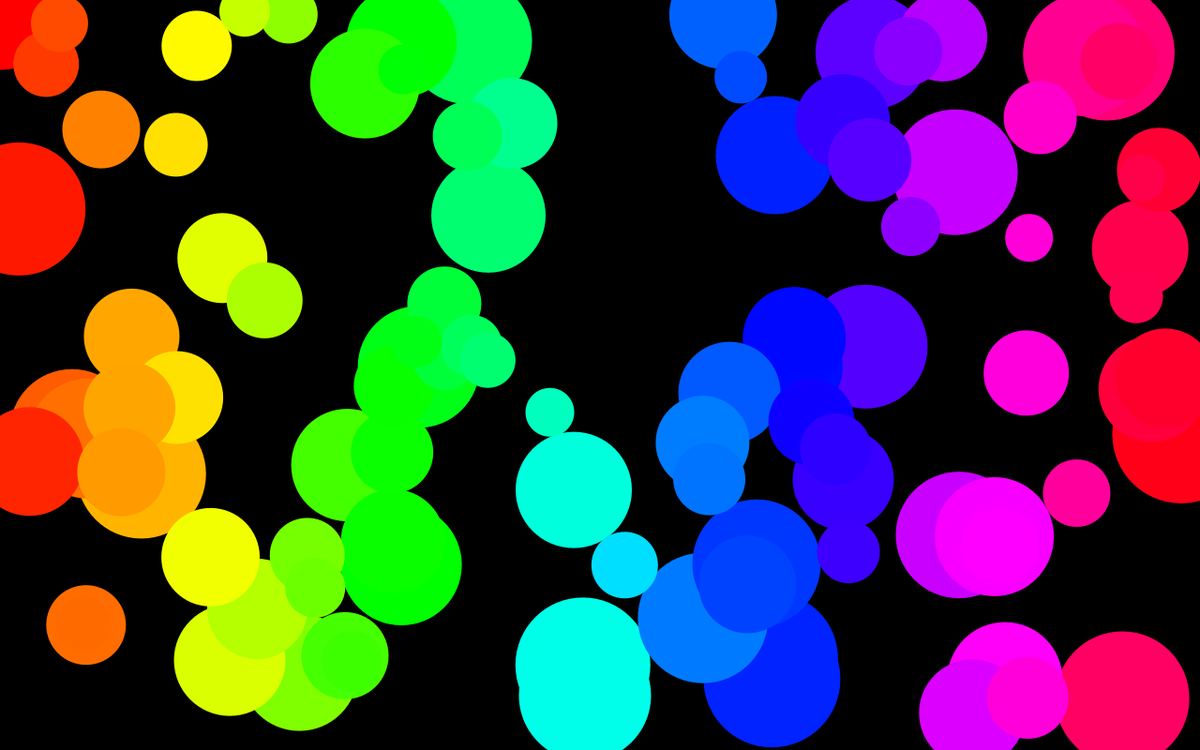
Frame 1 (no input)
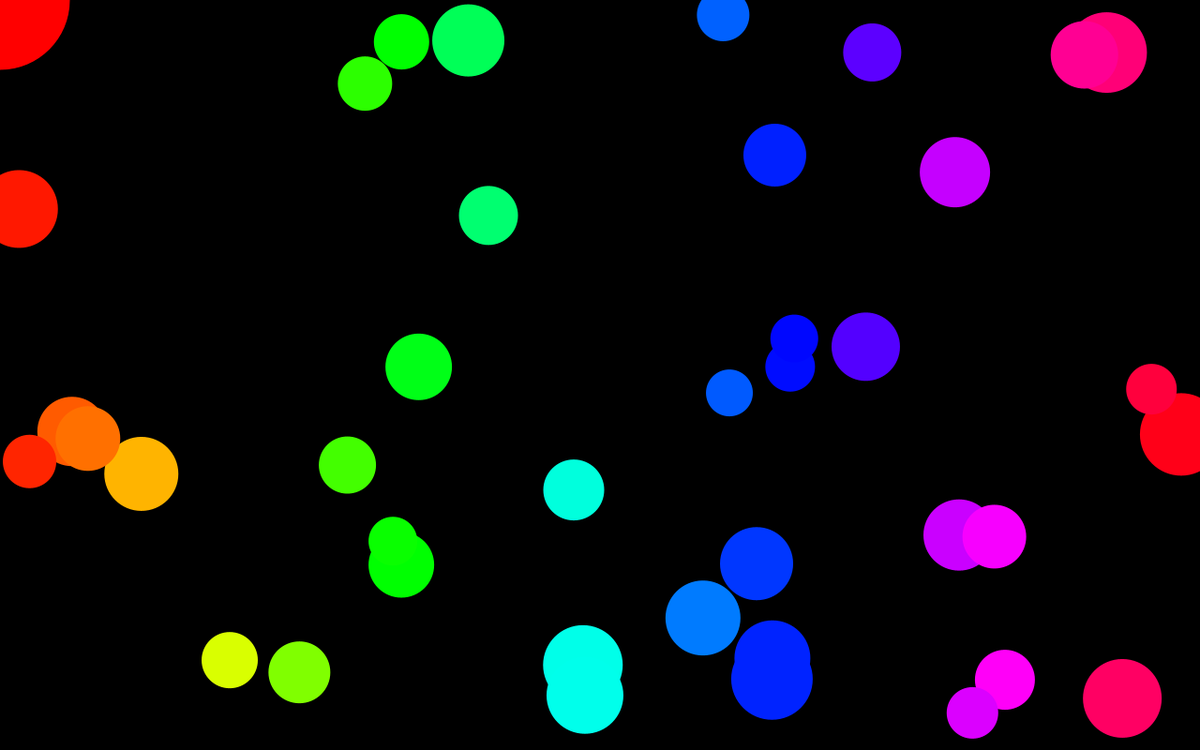
Frame 60 (the mouse pressed at the canvas centre just before this capture)
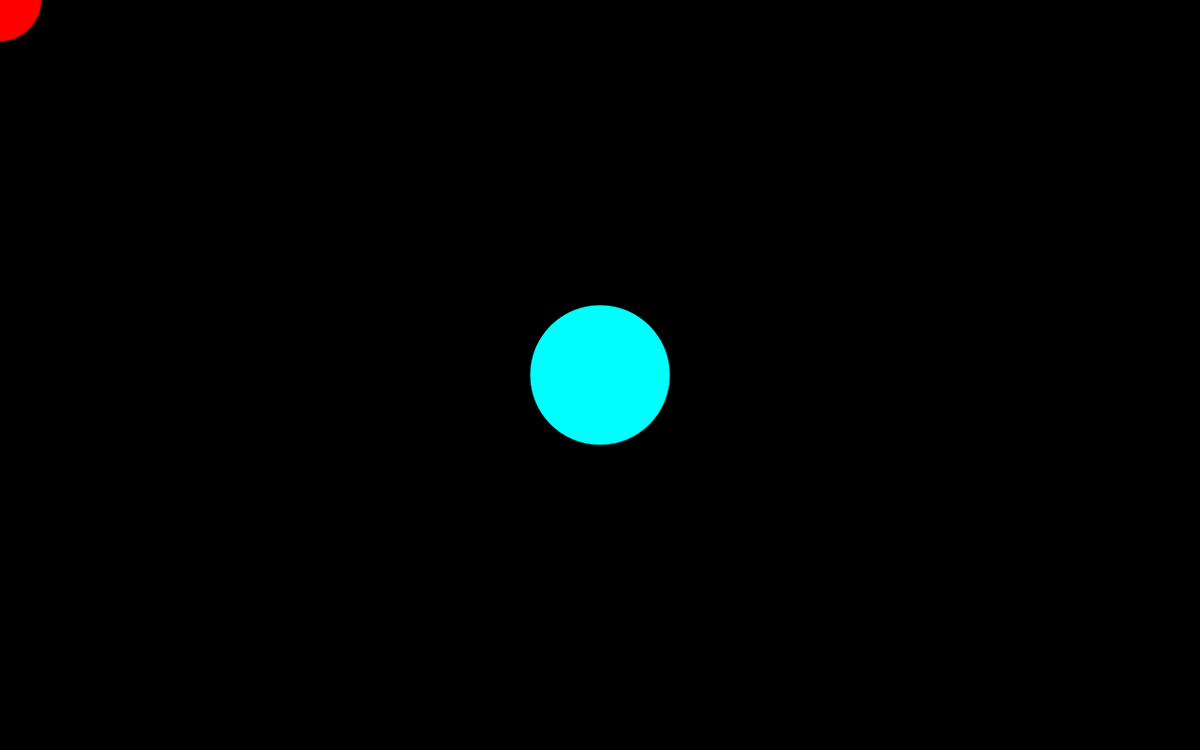
Frame 120 (the mouse held since frame 60 and released just before this capture)

The Processing sketch that drew these frames (run headless with seeded random() and noise(); from frame 60 on, the mouse is pressed at the canvas centre):

// Processing sketch: MULTISNAKE
// ── MULTISNAKE.pde
int eon = 100;
float[] x = new float[eon];
float[] y = new float[eon];

void setup(){
  colorMode(HSB,360,100,100,100);
  size(1280, 800);
for(int m = 0; m<eon; m++){
  x[m]=random(width);
  y[m]=random(height);
 }
 noStroke();
}

void draw(){
RC();
  background(0);
  x[eon-1]= mouseX;
  y[eon-1]= mouseY;
  
for(int m = 0; m<eon-1; m++){
  x[m]=x[m+1];
  y[m]=y[m+1];
}  
for(int m = eon-1; m>=0; m--){
    fill(map (x[m], 0, width, 0, 360), 100, 100, 100);
    ellipse(x[m],y[m],m+50,m+50);
 }
}

void RC(){
 fill(random(255), random(255), random(255));
  float sz = random(5,100); 
  ellipse(random(width), random(height), sz, sz);
 
}
